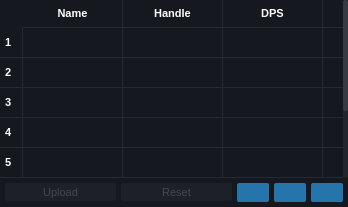
<?xml version="1.0" encoding="UTF-8"?>
<ui version="4.0">
 <class>RealTimeWindow</class>
 <widget class="QMainWindow" name="RealTimeWindow">
  <property name="geometry">
   <rect>
    <x>0</x>
    <y>0</y>
    <width>348</width>
    <height>207</height>
   </rect>
  </property>
  <property name="mouseTracking">
   <bool>true</bool>
  </property>
  <property name="windowTitle">
   <string>Real-Time Monitor</string>
  </property>
  <property name="windowIcon">
   <iconset resource="../nexus.qrc">
    <normaloff>:/images/favicon.png</normaloff>:/images/favicon.png</iconset>
  </property>
  <property name="styleSheet">
   <string notr="true">* {
	outline:none;
	gridline-color: #252933;
	background: #15181f;
	font:11px Arial;
}
QMainWindow{
	background: #15181f;
}
#centralwidget {
	background: #15181f;
}
QHeaderView::section{
	font-size: 11px;
	color:#fff;
	padding:5px;
	border:none;
	border-right:1px solid #252933;
	border-bottom:1px solid #252933;
	background: #15181f;
	font-weight:bold;
}
QTableCornerButton::section{
	border:none;
	background: #15181f;
}
QTableView::item{
	color:#ccd3e5;
	padding:2px;
	background-color:#15181f
}


QScrollBar {
    border: none;
    background: #20252e;
	border-radius:2px;
    width: 5px;
    margin: 0;
}

QScrollBar::handle {
    background: rgba(255,255,255,0.1);
    min-height: 20px;
	border-radius:2px;
}

QScrollBar::handle:hover {
    background: rgba(36,219,161,1);
    min-height: 20px;
	border-radius:2px;
}

QScrollBar::sub-line, QScrollBar::add-line{
    subcontrol-origin: margin;
    height: 20px;
    border: none;
    background: transparent;
	border-radius:2px;
}

QScrollBar::up-arrow, QScrollBar::down-arrowl {
    border: none;
}

QScrollBar::add-page, QScrollBar::sub-page {
    background: none;
}
QPushButton#configBtn {
	min-width:22px;
	height:14px;
}

QPushButton#moveHandle {
	min-width:22px;
	height:14px;
}
QPushButton#closeBtn {
	min-width:22px;
	height:14px;
}
QPushButton {
    background: #2574ab;
    border-radius: 2px;
	padding: 3px 5px 2px;
    border: none;
    min-width: 100px;
    color: #ffffff;
}

QPushButton::hover {
    background: #2b85c4;
}

QPushButton::pressed {
    background: #206291;
}

QPushButton:disabled {
    background-color: #1c2029;
    color: #46474a;
}</string>
  </property>
  <widget class="QWidget" name="centralwidget">
   <property name="styleSheet">
    <string notr="true"/>
   </property>
   <layout class="QGridLayout" name="gridLayout">
    <property name="leftMargin">
     <number>0</number>
    </property>
    <property name="topMargin">
     <number>0</number>
    </property>
    <property name="rightMargin">
     <number>0</number>
    </property>
    <property name="bottomMargin">
     <number>0</number>
    </property>
    <property name="spacing">
     <number>0</number>
    </property>
    <item row="0" column="0">
     <layout class="QVBoxLayout" name="verticalLayout">
      <item>
       <widget class="QTableWidget" name="playerTable">
        <property name="sizePolicy">
         <sizepolicy hsizetype="Preferred" vsizetype="Preferred">
          <horstretch>0</horstretch>
          <verstretch>0</verstretch>
         </sizepolicy>
        </property>
        <property name="focusPolicy">
         <enum>Qt::NoFocus</enum>
        </property>
        <property name="contextMenuPolicy">
         <enum>Qt::NoContextMenu</enum>
        </property>
        <property name="autoFillBackground">
         <bool>false</bool>
        </property>
        <property name="styleSheet">
         <string notr="true">background:#15181f</string>
        </property>
        <property name="frameShape">
         <enum>QFrame::NoFrame</enum>
        </property>
        <property name="frameShadow">
         <enum>QFrame::Plain</enum>
        </property>
        <property name="horizontalScrollBarPolicy">
         <enum>Qt::ScrollBarAlwaysOff</enum>
        </property>
        <property name="sizeAdjustPolicy">
         <enum>QAbstractScrollArea::AdjustToContents</enum>
        </property>
        <property name="editTriggers">
         <set>QAbstractItemView::NoEditTriggers</set>
        </property>
        <property name="tabKeyNavigation">
         <bool>false</bool>
        </property>
        <property name="selectionMode">
         <enum>QAbstractItemView::NoSelection</enum>
        </property>
        <property name="showGrid">
         <bool>true</bool>
        </property>
        <property name="gridStyle">
         <enum>Qt::SolidLine</enum>
        </property>
        <property name="sortingEnabled">
         <bool>false</bool>
        </property>
        <property name="wordWrap">
         <bool>false</bool>
        </property>
        <property name="cornerButtonEnabled">
         <bool>false</bool>
        </property>
        <attribute name="horizontalHeaderStretchLastSection">
         <bool>true</bool>
        </attribute>
        <attribute name="verticalHeaderStretchLastSection">
         <bool>true</bool>
        </attribute>
        <row>
         <property name="text">
          <string>1</string>
         </property>
        </row>
        <row>
         <property name="text">
          <string>2</string>
         </property>
        </row>
        <row>
         <property name="text">
          <string>3</string>
         </property>
        </row>
        <row>
         <property name="text">
          <string>4</string>
         </property>
        </row>
        <row>
         <property name="text">
          <string>5</string>
         </property>
        </row>
        <row>
         <property name="text">
          <string>6</string>
         </property>
        </row>
        <row>
         <property name="text">
          <string>7</string>
         </property>
        </row>
        <row>
         <property name="text">
          <string>8</string>
         </property>
        </row>
        <column>
         <property name="text">
          <string>Name</string>
         </property>
        </column>
        <column>
         <property name="text">
          <string>Handle</string>
         </property>
        </column>
        <column>
         <property name="text">
          <string>DPS</string>
         </property>
        </column>
        <column>
         <property name="text">
          <string>Dmg Out</string>
         </property>
        </column>
        <column>
         <property name="text">
          <string>Dmg In</string>
         </property>
        </column>
        <column>
         <property name="text">
          <string>Shots</string>
         </property>
        </column>
        <column>
         <property name="text">
          <string>Misses</string>
         </property>
        </column>
        <column>
         <property name="text">
          <string>Crits</string>
         </property>
        </column>
        <column>
         <property name="text">
          <string>Kills</string>
         </property>
        </column>
        <column>
         <property name="text">
          <string>Deaths</string>
         </property>
        </column>
        <column>
         <property name="text">
          <string>Accuracy</string>
         </property>
        </column>
        <column>
         <property name="text">
          <string>Duration</string>
         </property>
        </column>
        <item row="0" column="0">
         <property name="text">
          <string/>
         </property>
        </item>
        <item row="0" column="1">
         <property name="text">
          <string/>
         </property>
        </item>
        <item row="0" column="2">
         <property name="text">
          <string/>
         </property>
        </item>
        <item row="0" column="3">
         <property name="text">
          <string/>
         </property>
        </item>
        <item row="0" column="4">
         <property name="text">
          <string/>
         </property>
        </item>
        <item row="0" column="5">
         <property name="text">
          <string/>
         </property>
        </item>
        <item row="0" column="6">
         <property name="text">
          <string/>
         </property>
        </item>
        <item row="0" column="7">
         <property name="text">
          <string/>
         </property>
        </item>
        <item row="0" column="8">
         <property name="text">
          <string/>
         </property>
        </item>
        <item row="0" column="9">
         <property name="text">
          <string/>
         </property>
        </item>
        <item row="0" column="10">
         <property name="text">
          <string/>
         </property>
        </item>
        <item row="0" column="11">
         <property name="text">
          <string/>
         </property>
        </item>
       </widget>
      </item>
      <item>
       <layout class="QHBoxLayout" name="horizontalLayout_2">
        <property name="spacing">
         <number>5</number>
        </property>
        <property name="leftMargin">
         <number>5</number>
        </property>
        <property name="topMargin">
         <number>5</number>
        </property>
        <property name="rightMargin">
         <number>5</number>
        </property>
        <property name="bottomMargin">
         <number>5</number>
        </property>
        <item>
         <widget class="QPushButton" name="uploadBtn">
          <property name="enabled">
           <bool>false</bool>
          </property>
          <property name="minimumSize">
           <size>
            <width>110</width>
            <height>0</height>
           </size>
          </property>
          <property name="text">
           <string>Upload</string>
          </property>
          <property name="icon">
           <iconset resource="../nexus.qrc">
            <normaloff>:/images/upload.png</normaloff>
            <disabledoff>:/images/upload_disabled.png</disabledoff>:/images/upload.png</iconset>
          </property>
          <property name="iconSize">
           <size>
            <width>14</width>
            <height>14</height>
           </size>
          </property>
         </widget>
        </item>
        <item>
         <widget class="QPushButton" name="resetBtn">
          <property name="enabled">
           <bool>false</bool>
          </property>
          <property name="minimumSize">
           <size>
            <width>110</width>
            <height>0</height>
           </size>
          </property>
          <property name="text">
           <string>Reset</string>
          </property>
          <property name="icon">
           <iconset resource="../nexus.qrc">
            <normaloff>:/images/reset.png</normaloff>
            <disabledoff>:/images/reset_disabled.png</disabledoff>:/images/reset.png</iconset>
          </property>
          <property name="iconSize">
           <size>
            <width>14</width>
            <height>14</height>
           </size>
          </property>
         </widget>
        </item>
        <item>
         <widget class="QPushButton" name="configBtn">
          <property name="maximumSize">
           <size>
            <width>32</width>
            <height>16777215</height>
           </size>
          </property>
          <property name="styleSheet">
           <string notr="true"/>
          </property>
          <property name="text">
           <string/>
          </property>
          <property name="icon">
           <iconset resource="../nexus.qrc">
            <normaloff>:/images/monitor-config.png</normaloff>:/images/monitor-config.png</iconset>
          </property>
          <property name="iconSize">
           <size>
            <width>14</width>
            <height>14</height>
           </size>
          </property>
         </widget>
        </item>
        <item>
         <widget class="QPushButton" name="closeBtn">
          <property name="minimumSize">
           <size>
            <width>32</width>
            <height>0</height>
           </size>
          </property>
          <property name="maximumSize">
           <size>
            <width>32</width>
            <height>16777215</height>
           </size>
          </property>
          <property name="text">
           <string/>
          </property>
          <property name="icon">
           <iconset resource="../nexus.qrc">
            <normaloff>:/images/close.png</normaloff>:/images/close.png</iconset>
          </property>
          <property name="iconSize">
           <size>
            <width>14</width>
            <height>14</height>
           </size>
          </property>
         </widget>
        </item>
        <item>
         <widget class="QPushButton" name="moveHandle">
          <property name="enabled">
           <bool>true</bool>
          </property>
          <property name="sizePolicy">
           <sizepolicy hsizetype="Fixed" vsizetype="Fixed">
            <horstretch>0</horstretch>
            <verstretch>0</verstretch>
           </sizepolicy>
          </property>
          <property name="minimumSize">
           <size>
            <width>32</width>
            <height>0</height>
           </size>
          </property>
          <property name="maximumSize">
           <size>
            <width>32</width>
            <height>16777215</height>
           </size>
          </property>
          <property name="text">
           <string/>
          </property>
          <property name="icon">
           <iconset resource="../nexus.qrc">
            <normaloff>:/images/move.png</normaloff>:/images/move.png</iconset>
          </property>
          <property name="iconSize">
           <size>
            <width>14</width>
            <height>14</height>
           </size>
          </property>
         </widget>
        </item>
       </layout>
      </item>
     </layout>
    </item>
   </layout>
  </widget>
 </widget>
 <resources>
  <include location="../nexus.qrc"/>
 </resources>
 <connections/>
</ui>
